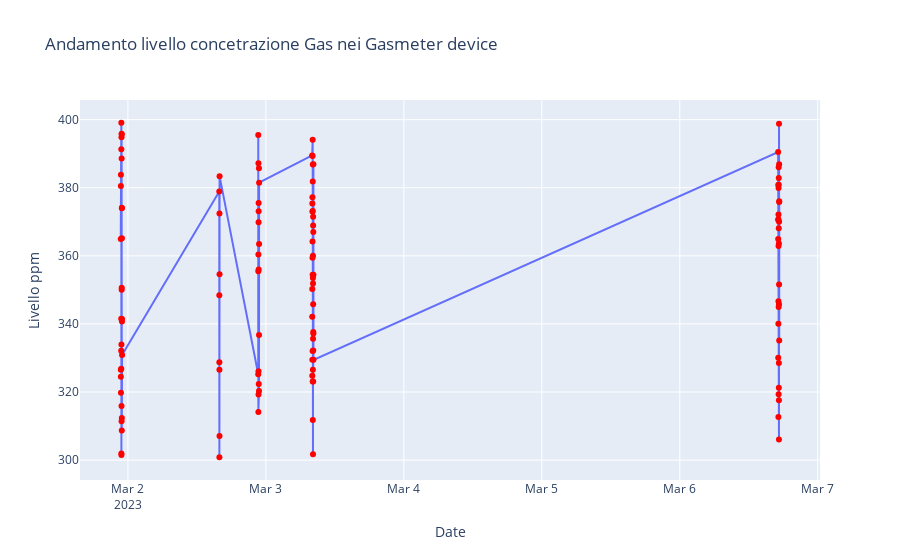

Notebook cell for this chart:
### Markdown cell above
# Grafico PPM registrato nel Tempo nei dispositivi di tipo Gasmeter

### Code cell
df1=df.loc[df['type']=='gasmeter']
df1=df1.loc[df1['k']=='ppm']
df1['tz'] = pd.to_datetime(df1['tz'])
fig = px.line(df1, x="tz", y="v")
fig2 = px.scatter(df1, x="tz", y="v", color_discrete_sequence=['red'])
fig3 = go.Figure(data=fig.data + fig2.data)
fig3.update_layout(xaxis_title="Date", 
                   yaxis_title="Livello ppm",
                   title='Andamento livello concetrazione Gas nei Gasmeter device'
                  )
fig3.show()
